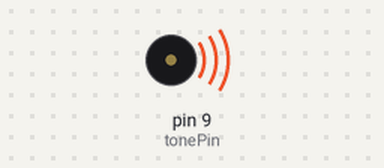
Simulated run of this sketch. Board: Arduino Uno, built with avr-gcc and run on an emulated ATmega328P. Parts: buzzer (waves = sounding).

Above: at 1.0 s.
At 5.5 s:
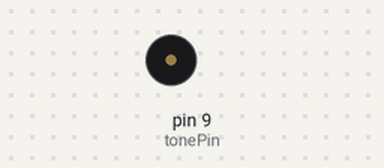
Timing chart, 0 to 6.9 s (numbered marks = the images above):
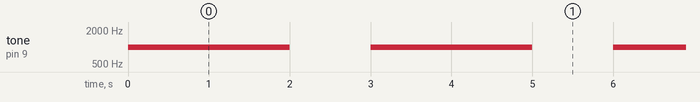

The sketch:

sketch_sep04a.ino
```cpp
// Simple tone test - Arduino Uno
const int tonePin = 9; // connected to LM386 input via RC or via coupling cap
void setup() {
  // nothing special
}
void loop() {
  // play 1 kHz tone for 2 seconds
  tone(tonePin, 1000);
  delay(2000);
  // silence for 1 second
  noTone(tonePin);
  delay(1000);
}
```

Measured:
- by itself, tone on pin 9 (tonePin): alternates 1000 Hz for 2.0 s and silent for 1.0 s
